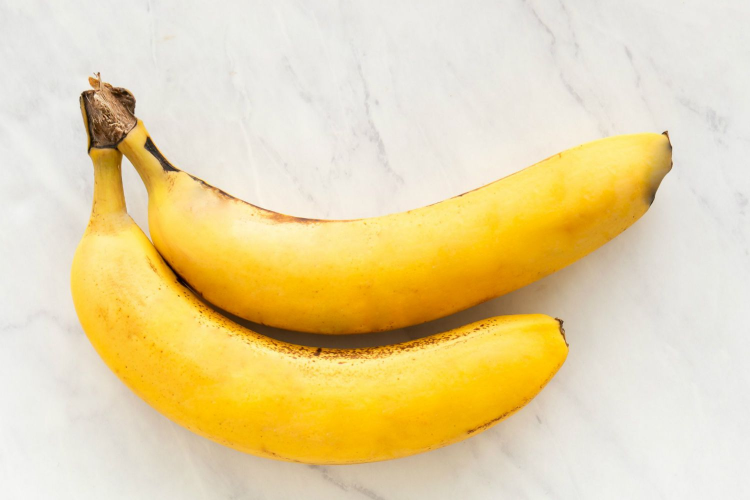
#> input picture banana.jpg, 1500 x 1000 px (shown at 1/2 size)
$ python OpenCVObjDetector.py
#> lines starting #> are read from the running program, lines starting #| are printed output that depends on the picture; after the words box and inside, x2 and y2 are one past the last pixel; in counts of white or black regions, pixels touching at a corner belong together
#> further down, img is the input picture: shape (1000, 1500, 3); mean B, G, R 163.4, 212.9, 231.5
#!/usr/bin/env python
# coding: utf-8

# In[11]:

from __future__ import division
import cv2
from matplotlib import pyplot as plt
from math import cos, sin
import numpy as np

green = (0, 255, 0)

def show(image):
    plt.figure(figsize = [10, 10])
    plt.imshow(image, interpolation = 'nearest')

def overlay_mask(mask, image):
    # Make mask RGB
    rgb_mask = cv2.cvtColor(mask, cv2.COLOR_GRAY2RGB)

    img = cv2.addWeighted(rgb_mask, 0.5, image, 0.5, 0)
    return img

def find_biggest_contour(image):
    # Make copy of image
    image = image.copy()

    contours, __ = cv2.findContours(image, cv2.RETR_LIST, cv2.CHAIN_APPROX_SIMPLE)

    contour_sizes = [(cv2.contourArea(contour), contour) for contour in contours]
    biggest_contour = max(contour_sizes, key = lambda element : element[0])[1]

    # Return the biggest contour
    return biggest_contour

def circled_contour(image, contour):
    # Get bounding ellipse
    image_with_ellipse = image.copy()
    ellipse = cv2.fitEllipse(contour)

    # Add it
    cv2.ellipse(image_with_ellipse, ellipse, green, 2, cv2.LINE_AA)
    return image_with_ellipse

def detect_object(image):
    # Convert to RGB color scheme
    image = cv2.cvtColor(image, cv2.COLOR_BGR2RGB)
    # Resize image
    max_dim = max(image.shape)
#> max_dim = 1500
    scale = 700/max_dim
#> scale = 0.467
    image = cv2.resize(image, None, fx=scale, fy=scale)
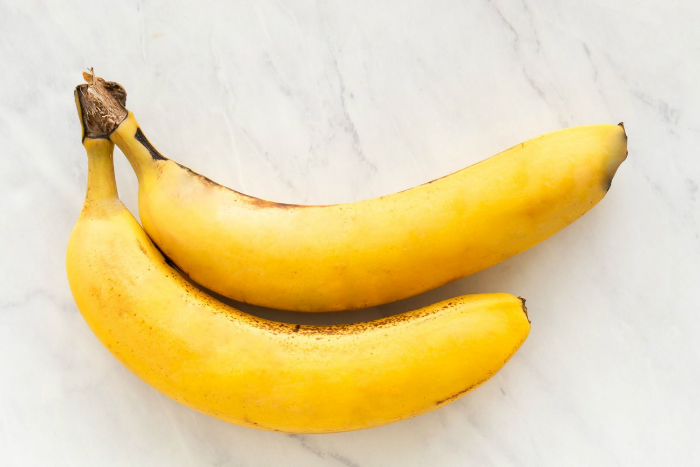
#> image: shape (467, 700, 3); mean R, G, B 231.4, 212.8, 163.4

    # Blur image
    image_blur = cv2.GaussianBlur(image, (5, 5), 0)
    image_blur_hsv = cv2.cvtColor(image_blur, cv2.COLOR_RGB2HSV)
#> image_blur_hsv: shape (467, 700, 3); mean H, S, V 23.5, 75.1, 231.5
    # Filters
    color_lower_bound = np.array([30, 150, 130])
    color_upper_bound = np.array([45, 256, 256])

    mask_color = cv2.inRange(image_blur_hsv, color_lower_bound, color_upper_bound)
#> mask_color: shape (467, 700); every value is 0

    brightness_lower_bound = np.array([0, 100, 80])
    brightness_upper_bound = np.array([180, 256, 240])

    mask_brightness = cv2.inRange(image_blur_hsv, brightness_lower_bound, brightness_upper_bound)
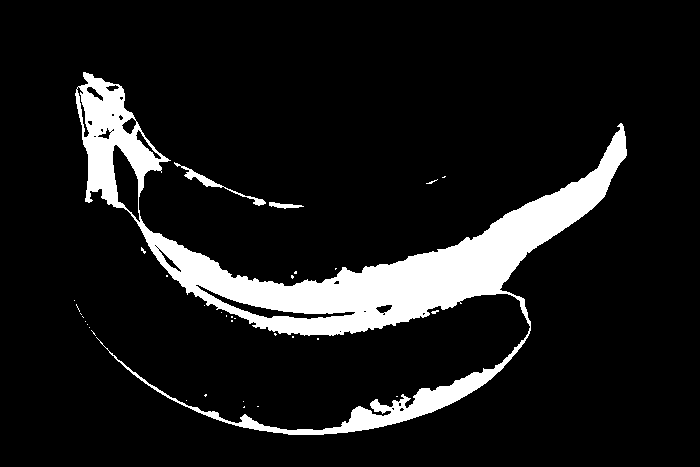
#> mask_brightness: shape (467, 700); 10.4% white; 34 white regions (31 under 20 px), largest, box (x1, y1, x2, y2) and area: (75, 72, 627, 435) 33462, (174, 162, 266, 206) 403, (269, 202, 304, 209) 129
    # Combine masks
    mask = mask_color + mask_brightness

    # Segment
    kernel = cv2.getStructuringElement(cv2.MORPH_ELLIPSE, (15, 15))
    mask_closed = cv2.morphologyEx(mask, cv2.MORPH_CLOSE, kernel)
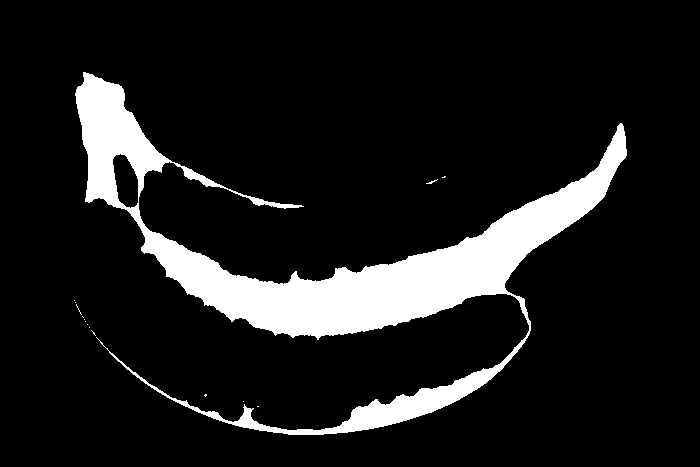
#> mask_closed: shape (467, 700); 11.4% white; 15 white regions (14 under 20 px), largest, box (x1, y1, x2, y2) and area: (75, 72, 627, 435) 37250
    mask_opened = cv2.morphologyEx(mask_closed, cv2.MORPH_OPEN, kernel)
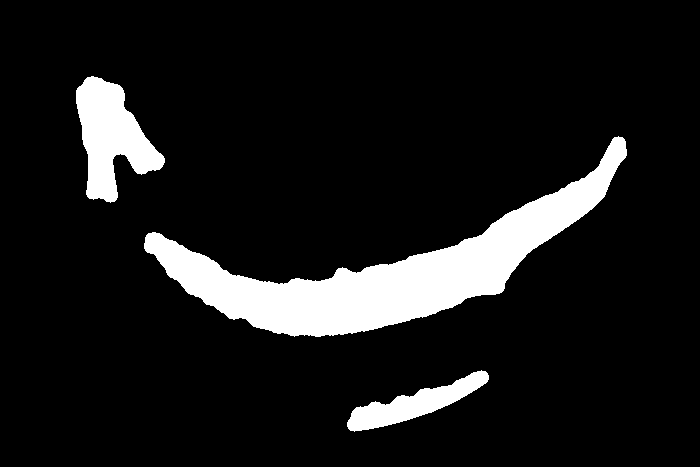
#> mask_opened: shape (467, 700); 10.4% white; 3 white regions

    # Findbiggest apple
    big_apple_contour = find_biggest_contour(mask_opened)
#> in find_biggest_contour, `contours, __ = cv2.findContours(image, cv2.RETR_LIST, cv2.CHAIN_APPROX..`: contours = 3 contours; box (x1, y1, x2, y2) and area: (144, 136, 627, 337) 24253, (76, 76, 165, 203) 5794, (347, 370, 489, 432) 2948
#> in find_biggest_contour, `contour_sizes = [(cv2.contourArea(contour), contour) for contour in co..`: contour_sizes = 3 items
#> in find_biggest_contour, `biggest_contour = max(contour_sizes, key = lambda element : element[0]..`: biggest_contour = contour of 564 points, box (x1, y1, x2, y2) (144, 136, 627, 337), area 24253
#> big_apple_contour has the same summary as biggest_contour in find_biggest_contour

    # Overlay
    overlay = overlay_mask(mask_opened, image)
#> in overlay_mask, `rgb_mask = cv2.cvtColor(mask, cv2.COLOR_GRAY2RGB)`: rgb_mask: shape (467, 700, 3); 10.4% white; 3 white regions, box (x1, y1, x2, y2) and area: (144, 136, 627, 337) 24779, (76, 76, 165, 203) 5976, (347, 370, 489, 432) 3098
#> in overlay_mask, `img = cv2.addWeighted(rgb_mask, 0.5, image, 0.5, 0)`:
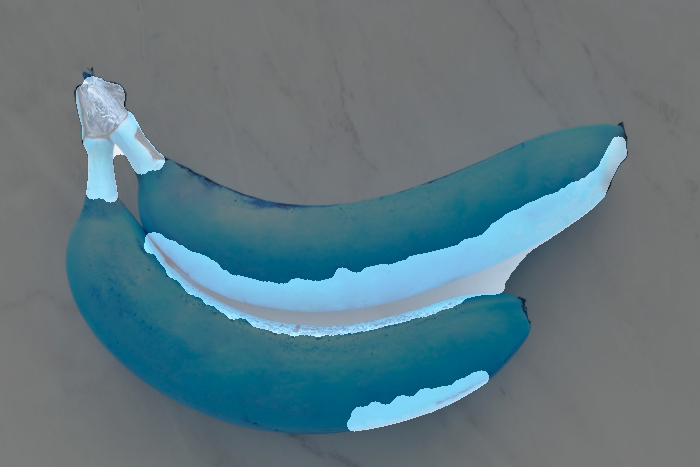
#> img: shape (467, 700, 3); mean B, G, R 128.9, 119.6, 94.9
    # Circle biggest
    circled = circled_contour(overlay, big_apple_contour)
#> in circled_contour, `ellipse = cv2.fitEllipse(contour)`: ellipse = ((376.9, 86.46), (431.8, 546.5), 62.9)
#> in circled_contour, `cv2.ellipse(image_with_ellipse, ellipse, green, 2, cv2.LINE_AA)`:
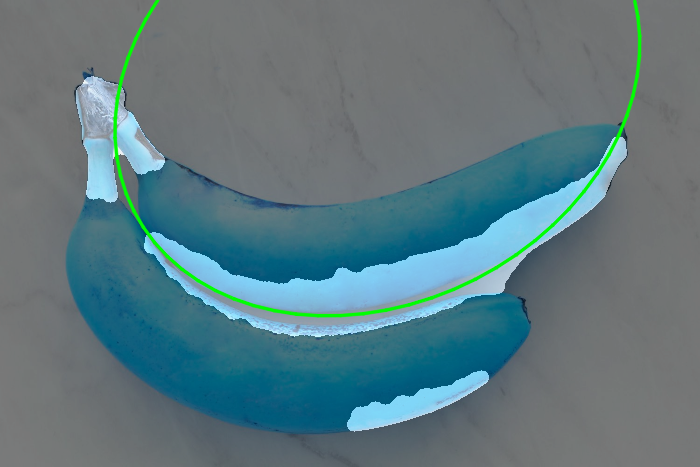
#> image_with_ellipse: shape (467, 700, 3); 1.39% of pixels changed, all inside (x1, y1, x2, y2) = (112, 0, 643, 318)
    show(circled)


    # Convert color scheme back to RGB and return image
    image = cv2.cvtColor(circled, cv2.COLOR_RGB2BGR)
    return image

img = cv2.imread('banana.jpg')
after_img = detect_object(img)
cv2.imshow("img",after_img)

cv2.imwrite('detect_apple.jpg', after_img)
cv2.waitKey(0)


# In[ ]:
